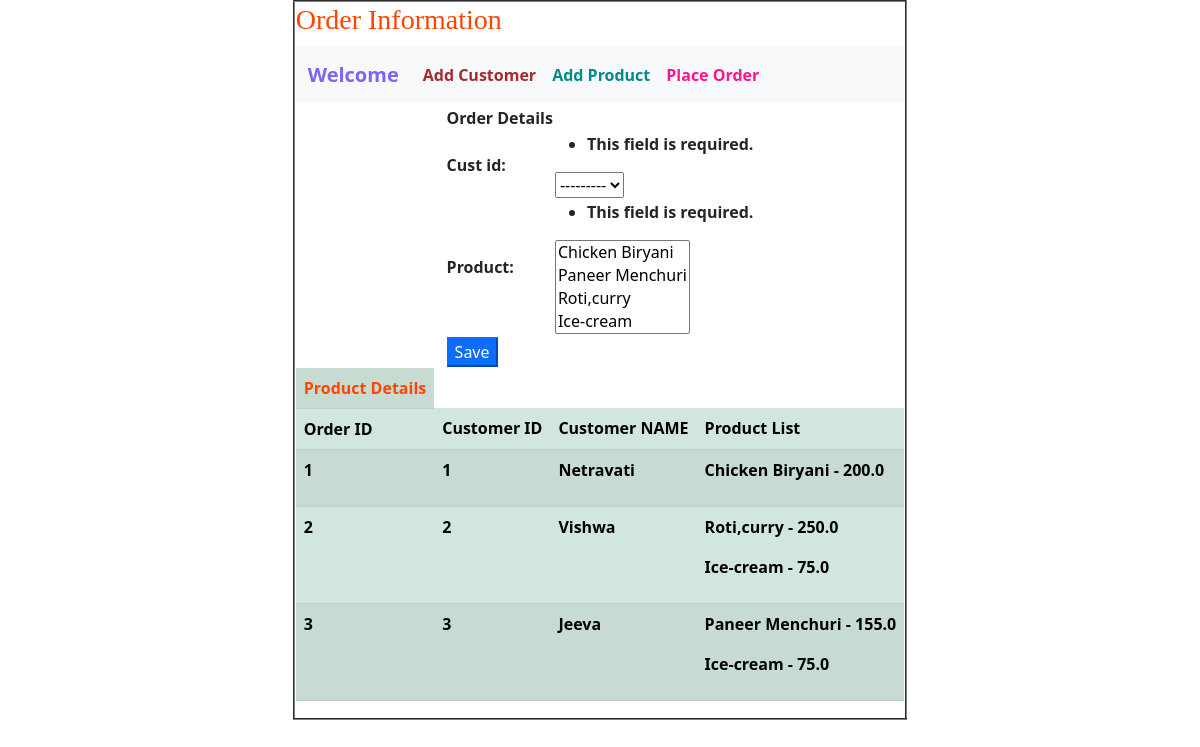
The page /order/ on the database its author committed.
### app21/models.py (models this page shows)
class ProductModel(models.Model):
    product_id = models.AutoField(primary_key=True)
    product_name = models.CharField(max_length=100)
    product_price = models.FloatField()
    def __str__(self):
        return self.product_name

class OrderModel(models.Model):
    order_id = models.AutoField(primary_key=True)
    cust_id = models.ForeignKey(CustomerModel,on_delete=models.CASCADE)
    product = models.ManyToManyField(ProductModel)

class CustomerModel(models.Model):
    customer_id = models.AutoField(primary_key=True)
    customer_name = models.CharField(max_length=100)
    customer_contact = models.IntegerField()
    def __str__(self):
        return str(self.customer_id)

### app21/views.py (the view)
# urls.py: path('order/',views.showOrder, name='order'),
def showOrder(request):
    pf = OrderForm(request.POST)
    if request.method == "POST":
        pf.save()
        return redirect('order')
    else:
        return render(request, "order.html", {"oform": pf, "odata": OrderModel.objects.all()})

### app21/forms.py
class OrderForm(forms.ModelForm):
    class Meta:
        model = OrderModel
        fields = "__all__"

### templates/order.html (shortened to what this page needs)
{% extends 'common.html' %}
{% block content %}
    <form action="{% url 'order' %}" method="post">
    <table align="center" >
        <tr>
            <th>
                Order Details
            </th>
        </tr>
        {{ oform }}
        <tr>
            <th>
                <button type="submit" class="btn-primary">Save</button>
            </th>
        </tr>
    </table>
    </form>
    <table align="center" class="table table-success table-striped">
        <tr style="color: orangered">
            <th>Product Details</th>
        </tr>
        <tr>
            <th>Order ID</th>
            <th>Customer ID</th>
            <th>Customer NAME</th>
            <th>Product List</th>
        </tr>
        {% for order in odata %}
            <tr>
                <th>{{ order.order_id }}</th>
                <th>{{ order.cust_id }}</th>
                <th>
                    {{ order.cust_id.customer_name }}
                </th>
                <th>
                    {% for product in order.product.all %}
                        <p> {{ product.product_name }} - {{ product.product_price }}</p>
                    {% endfor %}
                </th>
            </tr>
        {% endfor %}
    </table>
{% endblock %}

### templates/common.html (shortened to what this page needs)
<!doctype html>
<html lang="en">
  <head>
    <link href="https://cdn.jsdelivr.net/npm/bootstrap@5.0.2/dist/css/bootstrap.min.css" rel="stylesheet">
  </head>
  <body>
    <table align="center" border="2">
        <tr>
            <th style="color: orangered; font-family: Algerian">
                <h3>Order Information</h3>
            </th>
        </tr>
        <tr>
            <th>
                <nav class="navbar navbar-expand-lg navbar-light bg-light" >
  <div class="container-fluid">
    <a class="navbar-brand"style="color: mediumslateblue" href="#">Welcome</a>
    <div class="collapse navbar-collapse" id="navbarNav">
      <ul class="navbar-nav">
        <li class="nav-item">
          <a class="nav-link active" aria-current="page" style="color: brown" href="{% url 'main' %}">
              Add Customer
          </a>
        </li>
           <li class="nav-item">
          <a class="nav-link active" aria-current="page" style="color: darkcyan" href="{% url 'product' %}">
              Add Product
          </a>
        </li>
           <li class="nav-item">
          <a class="nav-link active" aria-current="page" style="color: deeppink" href="{% url 'order' %}">
              Place Order
          </a>
        </li>
      </ul>
    </div>
  </div>
</nav>
            </th>
        </tr>
        <tr>
            <th>
                {% block content %}
                {% endblock %}
            </th>
        </tr>
    </table>
  </body>
</html>

### rows shown on the page
ProductModel: product "Chicken Biryani / Paneer Menchuri / Roti,curry / Ice-cream", product_name "Chicken Biryani", product_price "200.0"
OrderModel: order_id "1", cust_id "1", cust_id.customer_name "Netravati"
OrderModel: order_id "2", cust_id "2", cust_id.customer_name "Vishwa"
ProductModel: product_name "Roti,curry", product_price "250.0"
ProductModel: product_name "Ice-cream", product_price "75.0"
OrderModel: order_id "3", cust_id "3", cust_id.customer_name "Jeeva"
ProductModel: product_name "Paneer Menchuri", product_price "155.0"
